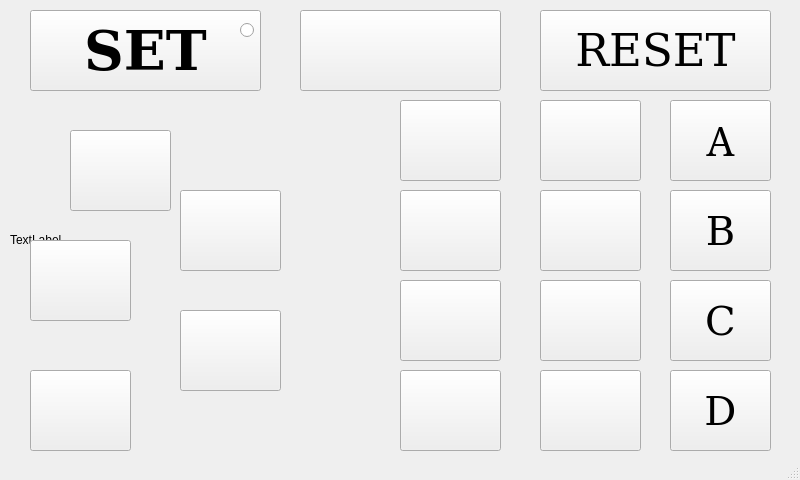
<?xml version="1.0" encoding="UTF-8"?>
<ui version="4.0">
 <class>MainWindow</class>
 <widget class="QMainWindow" name="MainWindow">
  <property name="geometry">
   <rect>
    <x>0</x>
    <y>0</y>
    <width>800</width>
    <height>480</height>
   </rect>
  </property>
  <property name="minimumSize">
   <size>
    <width>800</width>
    <height>480</height>
   </size>
  </property>
  <property name="maximumSize">
   <size>
    <width>800</width>
    <height>480</height>
   </size>
  </property>
  <property name="windowTitle">
   <string>MainWindow</string>
  </property>
  <widget class="QWidget" name="centralwidget">
   <widget class="QPushButton" name="PresetPositionGroupA_PB">
    <property name="geometry">
     <rect>
      <x>670</x>
      <y>100</y>
      <width>101</width>
      <height>81</height>
     </rect>
    </property>
    <property name="font">
     <font>
      <family>Serif</family>
      <pointsize>30</pointsize>
     </font>
    </property>
    <property name="text">
     <string>A</string>
    </property>
   </widget>
   <widget class="QPushButton" name="PresetPositionGroupB_PB">
    <property name="geometry">
     <rect>
      <x>670</x>
      <y>190</y>
      <width>101</width>
      <height>81</height>
     </rect>
    </property>
    <property name="font">
     <font>
      <family>DejaVu Serif</family>
      <pointsize>30</pointsize>
     </font>
    </property>
    <property name="text">
     <string>B</string>
    </property>
   </widget>
   <widget class="QPushButton" name="PresetPositionGroupD_PB">
    <property name="geometry">
     <rect>
      <x>670</x>
      <y>370</y>
      <width>101</width>
      <height>81</height>
     </rect>
    </property>
    <property name="font">
     <font>
      <family>DejaVu Serif</family>
      <pointsize>30</pointsize>
     </font>
    </property>
    <property name="text">
     <string>D</string>
    </property>
   </widget>
   <widget class="QPushButton" name="PresetPositionGroupC_PB">
    <property name="geometry">
     <rect>
      <x>670</x>
      <y>280</y>
      <width>101</width>
      <height>81</height>
     </rect>
    </property>
    <property name="font">
     <font>
      <family>DejaVu Serif</family>
      <pointsize>30</pointsize>
     </font>
    </property>
    <property name="text">
     <string>C</string>
    </property>
   </widget>
   <widget class="QPushButton" name="PresetPosition2_PB">
    <property name="geometry">
     <rect>
      <x>540</x>
      <y>190</y>
      <width>101</width>
      <height>81</height>
     </rect>
    </property>
    <property name="text">
     <string/>
    </property>
   </widget>
   <widget class="QPushButton" name="PresetPosition1_PB">
    <property name="geometry">
     <rect>
      <x>540</x>
      <y>100</y>
      <width>101</width>
      <height>81</height>
     </rect>
    </property>
    <property name="text">
     <string/>
    </property>
   </widget>
   <widget class="QPushButton" name="RinsingPosition_PB">
    <property name="geometry">
     <rect>
      <x>540</x>
      <y>370</y>
      <width>101</width>
      <height>81</height>
     </rect>
    </property>
    <property name="text">
     <string/>
    </property>
   </widget>
   <widget class="QPushButton" name="PresetPosition3_PB">
    <property name="geometry">
     <rect>
      <x>540</x>
      <y>280</y>
      <width>101</width>
      <height>81</height>
     </rect>
    </property>
    <property name="text">
     <string/>
    </property>
   </widget>
   <widget class="QPushButton" name="BowlRinsing_PB">
    <property name="geometry">
     <rect>
      <x>400</x>
      <y>370</y>
      <width>101</width>
      <height>81</height>
     </rect>
    </property>
    <property name="text">
     <string/>
    </property>
   </widget>
   <widget class="QPushButton" name="CupFiller_PB">
    <property name="geometry">
     <rect>
      <x>400</x>
      <y>190</y>
      <width>101</width>
      <height>81</height>
     </rect>
    </property>
    <property name="text">
     <string/>
    </property>
    <property name="iconSize">
     <size>
      <width>50</width>
      <height>50</height>
     </size>
    </property>
   </widget>
   <widget class="QPushButton" name="OperatingLight_PB">
    <property name="geometry">
     <rect>
      <x>400</x>
      <y>280</y>
      <width>101</width>
      <height>81</height>
     </rect>
    </property>
    <property name="text">
     <string/>
    </property>
   </widget>
   <widget class="QPushButton" name="WaterHeater_PB">
    <property name="geometry">
     <rect>
      <x>400</x>
      <y>100</y>
      <width>101</width>
      <height>81</height>
     </rect>
    </property>
    <property name="text">
     <string/>
    </property>
   </widget>
   <widget class="QLabel" name="Unit_Label">
    <property name="geometry">
     <rect>
      <x>10</x>
      <y>140</y>
      <width>350</width>
      <height>200</height>
     </rect>
    </property>
    <property name="sizePolicy">
     <sizepolicy hsizetype="Preferred" vsizetype="Preferred">
      <horstretch>0</horstretch>
      <verstretch>0</verstretch>
     </sizepolicy>
    </property>
    <property name="text">
     <string>TextLabel</string>
    </property>
    <property name="scaledContents">
     <bool>true</bool>
    </property>
   </widget>
   <widget class="QPushButton" name="Reset_PB">
    <property name="geometry">
     <rect>
      <x>540</x>
      <y>10</y>
      <width>231</width>
      <height>81</height>
     </rect>
    </property>
    <property name="font">
     <font>
      <family>DejaVu Serif</family>
      <pointsize>34</pointsize>
     </font>
    </property>
    <property name="text">
     <string>RESET</string>
    </property>
   </widget>
   <widget class="QPushButton" name="Setting_PB">
    <property name="geometry">
     <rect>
      <x>30</x>
      <y>10</y>
      <width>231</width>
      <height>81</height>
     </rect>
    </property>
    <property name="font">
     <font>
      <family>DejaVu Serif</family>
      <pointsize>41</pointsize>
      <weight>75</weight>
      <bold>true</bold>
     </font>
    </property>
    <property name="text">
     <string>SET</string>
    </property>
   </widget>
   <widget class="QPushButton" name="ChairUpward_PB">
    <property name="geometry">
     <rect>
      <x>180</x>
      <y>190</y>
      <width>101</width>
      <height>81</height>
     </rect>
    </property>
    <property name="font">
     <font>
      <pointsize>16</pointsize>
     </font>
    </property>
    <property name="text">
     <string/>
    </property>
   </widget>
   <widget class="QPushButton" name="ChairDownward_PB">
    <property name="geometry">
     <rect>
      <x>180</x>
      <y>310</y>
      <width>101</width>
      <height>81</height>
     </rect>
    </property>
    <property name="font">
     <font>
      <pointsize>16</pointsize>
     </font>
    </property>
    <property name="text">
     <string/>
    </property>
   </widget>
   <widget class="QPushButton" name="BackrestForward_PB">
    <property name="geometry">
     <rect>
      <x>70</x>
      <y>130</y>
      <width>101</width>
      <height>81</height>
     </rect>
    </property>
    <property name="font">
     <font>
      <pointsize>12</pointsize>
     </font>
    </property>
    <property name="text">
     <string/>
    </property>
   </widget>
   <widget class="QPushButton" name="BackrestBackward_PB">
    <property name="geometry">
     <rect>
      <x>30</x>
      <y>240</y>
      <width>101</width>
      <height>81</height>
     </rect>
    </property>
    <property name="font">
     <font>
      <pointsize>12</pointsize>
     </font>
    </property>
    <property name="text">
     <string/>
    </property>
   </widget>
   <widget class="QPushButton" name="CallAssist_PB">
    <property name="geometry">
     <rect>
      <x>300</x>
      <y>10</y>
      <width>201</width>
      <height>81</height>
     </rect>
    </property>
    <property name="text">
     <string/>
    </property>
   </widget>
   <widget class="QPushButton" name="FilmViewer_PB">
    <property name="geometry">
     <rect>
      <x>30</x>
      <y>370</y>
      <width>101</width>
      <height>81</height>
     </rect>
    </property>
    <property name="text">
     <string/>
    </property>
   </widget>
   <widget class="QRadioButton" name="SettingIndicator_RB">
    <property name="geometry">
     <rect>
      <x>240</x>
      <y>20</y>
      <width>21</width>
      <height>21</height>
     </rect>
    </property>
    <property name="text">
     <string/>
    </property>
   </widget>
   <zorder>Unit_Label</zorder>
   <zorder>PresetPositionGroupA_PB</zorder>
   <zorder>PresetPositionGroupB_PB</zorder>
   <zorder>PresetPositionGroupD_PB</zorder>
   <zorder>PresetPositionGroupC_PB</zorder>
   <zorder>PresetPosition2_PB</zorder>
   <zorder>PresetPosition1_PB</zorder>
   <zorder>RinsingPosition_PB</zorder>
   <zorder>PresetPosition3_PB</zorder>
   <zorder>BowlRinsing_PB</zorder>
   <zorder>CupFiller_PB</zorder>
   <zorder>OperatingLight_PB</zorder>
   <zorder>WaterHeater_PB</zorder>
   <zorder>Reset_PB</zorder>
   <zorder>Setting_PB</zorder>
   <zorder>ChairUpward_PB</zorder>
   <zorder>ChairDownward_PB</zorder>
   <zorder>BackrestForward_PB</zorder>
   <zorder>BackrestBackward_PB</zorder>
   <zorder>CallAssist_PB</zorder>
   <zorder>FilmViewer_PB</zorder>
   <zorder>SettingIndicator_RB</zorder>
  </widget>
  <widget class="QMenuBar" name="menubar">
   <property name="geometry">
    <rect>
     <x>0</x>
     <y>0</y>
     <width>800</width>
     <height>22</height>
    </rect>
   </property>
  </widget>
  <widget class="QStatusBar" name="statusbar"/>
 </widget>
 <resources/>
 <connections/>
</ui>
